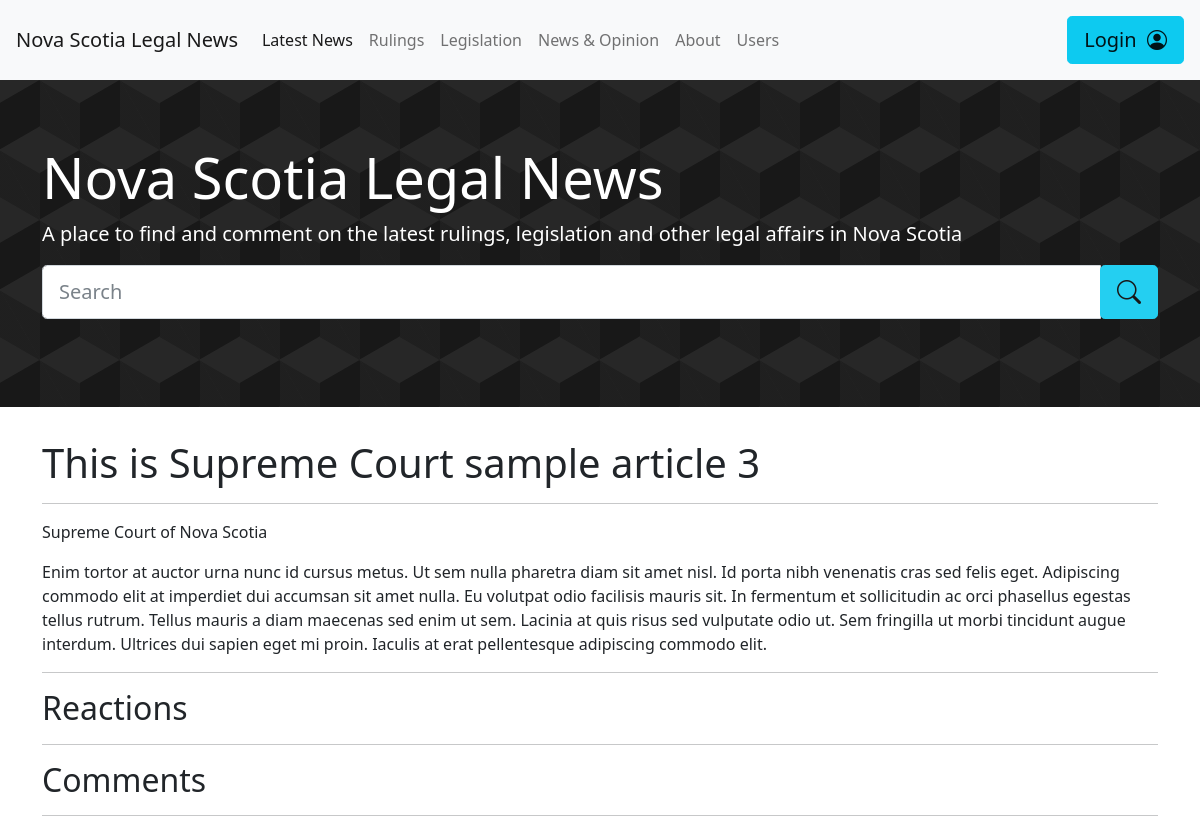
Screenshot of /website/article.php?articleID=9 with the database file from the repository.
### tables this page shows
CREATE TABLE articles(
	articleID int AUTO_INCREMENT,
    outletID int,
    authorName varchar(255),
    articleURL varchar(255),
    articleHeadline varchar(2047),
    articleText varchar(2047),
    publicationDate datetime,
    PRIMARY KEY (articleID),
    FOREIGN KEY (outletID) REFERENCES outlets(outletID)
);

CREATE TABLE outlets(
    outletID int AUTO_INCREMENT,
    outletName varchar(255),
    PRIMARY KEY (outletID)
);

### website/inc/components/articledisplay.php (the view, shortened to what this page needs)
<?php
$articleID = $_GET["articleID"];
$querySQL = "   SELECT * FROM articles
                JOIN outlets ON articles.outletID = outlets.outletID
                AND articles.articleID = {$articleID}";
$result = $dbconn->query($querySQL);
foreach($result as $article){
?>
<h1><?php echo($article["articleHeadline"]); ?></h1>
<hr>
<p><?php echo($article["outletName"]); ?></p>
<p><?php echo($article["articleText"]); ?></p>
<hr>
<?php
}
?>
<h2>Reactions</h2>
<hr>
<h2>Comments</h2>
<hr>

### website/styles/main.css (style rules this page uses)
body { overflow: overlay; }

### rows the page displays
articles: articleHeadline "This is Supreme Court sample article 3", outletID.outletName "Supreme Court of Nova Scotia", articleText "Enim tortor at auctor urna nunc id cursus metus. Ut sem nulla pharetra diam sit amet nisl. Id porta nibh venenatis cras sed felis eget. Adipiscing commodo elit at imperdiet dui accumsan sit amet nulla. Eu volutpat odio facilisis mauris sit. In fermentum et sollicitudin ac orci phasellus egestas tellus rutrum. Tellus mauris a diam maecenas sed enim ut sem. Lacinia at quis risus sed vulputate odio ut. Sem fringilla ut morbi tincidunt augue interdum. Ultrices dui sapien eget mi proin. Iaculis at erat pellentesque adipiscing commodo elit."
